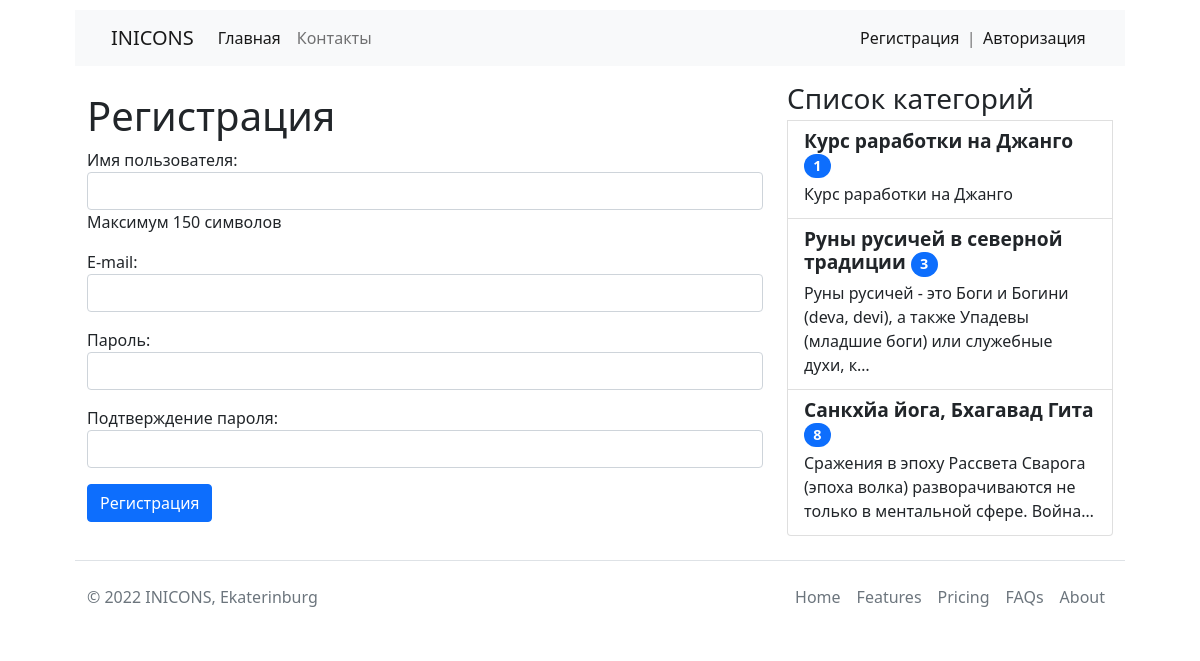
Screenshot of /register/ with the database file from the repository.
### mysite/models.py (models this page shows, shortened)
class Category(models.Model):
    title = models.CharField(max_length=255, db_index=True, verbose_name='Название')
    title_menu = models.CharField(max_length=255, verbose_name='Название в меню')
    slug = models.SlugField(max_length=255, verbose_name='Псевдоним', unique=True)
    description = models.TextField(blank=True, verbose_name='Описание')
    content = models.TextField(blank=True, verbose_name='Контент')
    parent_id = models.IntegerField(default=0, verbose_name='Родительская категория')
    published = models.IntegerField(default=1, verbose_name='Опубликован')
    photo = models.ImageField(upload_to='photos/%Y/%m/%d/', blank=True, verbose_name='Изображение!!')
    visible = models.IntegerField(default=1, verbose_name='Видимость')
    def get_absolute_url(self):
        return reverse('category', kwargs={"slug": self.slug})  # маршрут/словарь - функция reverse работает в пайтон файлах
    class Meta:
        verbose_name = 'Категория(ю)'
        verbose_name_plural = 'Категории'
        ordering = ['title']

### mysite/views.py (the view)
# urls.py: path('register/', register, name='register'),
def register(request):
    if request.method == 'POST':
        form = UserRegisterForm(request.POST) # создаем экземпляр формы и передаем в контекст
        if form.is_valid():
            user = form.save()
            login(request, user)
            messages.success(request, 'Вы успешно зарегистрировались')
            return redirect('home')
        else:
            messages.error(request, 'Ошибка регистрации')
    else:
        form = UserRegisterForm()
    return render(request, 'mysite/register.html', {"form": form})

### mysite/forms.py
class UserRegisterForm(UserCreationForm):
    username = forms.CharField(label='Имя пользователя', help_text='Максимум 150 символов', widget=forms.TextInput(attrs={'class': 'form-control'}))
    password1 = forms.CharField(label='Пароль', widget=forms.PasswordInput(attrs={'class': 'form-control'}))
    password2 = forms.CharField(label='Подтверждение пароля', widget=forms.PasswordInput(attrs={'class': 'form-control'}))
    email = forms.EmailField(label='E-mail', widget=forms.EmailInput(attrs={'class': 'form-control'}))
    class Meta:
        model = User
        fields = ('username', 'email', 'password1', 'password2')

### mysite/templatetags/list_category.py (called while the page is built)
@register.inclusion_tag('mysite/list_categories.html')
def show_categories():
    categories = Category.objects.annotate(cnt=Count('post', filter=F('post__is_published'))).filter(cnt__gt=0)
    return {"categories": categories}

### mysite/templates/mysite/register.html (shortened to what this page needs)
{% extends 'base.html' %}
{% block content %}
<div class="col-md-8">
<h1>Регистрация</h1>
 <form method="post">
    {{ form.as_p }}
    <button type="submit" class="btn btn-primary btn-block">Регистрация</button>
</form>
</div>
{% endblock %}
{% block sidebar %}
{% include 'particls/sidebar.html' %}
{% endblock %}

### mysite/templates/mysite/list_categories.html (shortened to what this page needs)
 <div class="col-md-4">
       <div class="list-group">
       <h3 class="mb-1">Список категорий</h3>
        {% for item in categories %}
       {% if item.visible %}
           <a href="{{ item.get_absolute_url }}" class="list-group-item list-group-item-action" aria-current="true">
           <div class="d-flex w-100 justify-content-between">
               <h6 class="mb-1">{{ item.title }} <span class="badge bg-primary rounded-pill">{{ item.cnt }}</span></h6>
           </div>
                 <p class="mb-1">{{ item.description|truncatechars_html:100 }}</p>
                 </a>
            {% endif %}
              {% endfor %}
   </div>
    </div>

### main_project/static/css/user.css (style rules this page uses)
.col-md-8 { float: left; margin-top: 10px; }
.col-md-4 { float: left; }
.list-group .d-flex h6 { font-size:1.2rem; font-weight: 600; }

### rows the page displays
Category: title "Курс раработки на Джанго", cnt "1", description "Курс раработки на Джанго"
Category: title "Руны русичей в северной традиции", cnt "3", description "Руны русичей - это Боги и Богини (deva, devi), а также Упадевы (младшие боги) или служебные духи, к…"
Category: title "Санкхйа йога, Бхагавад Гита", cnt "8", description "Сражения в эпоху Рассвета Сварога (эпоха волка) разворачиваются не только в ментальной сфере. Война…"
